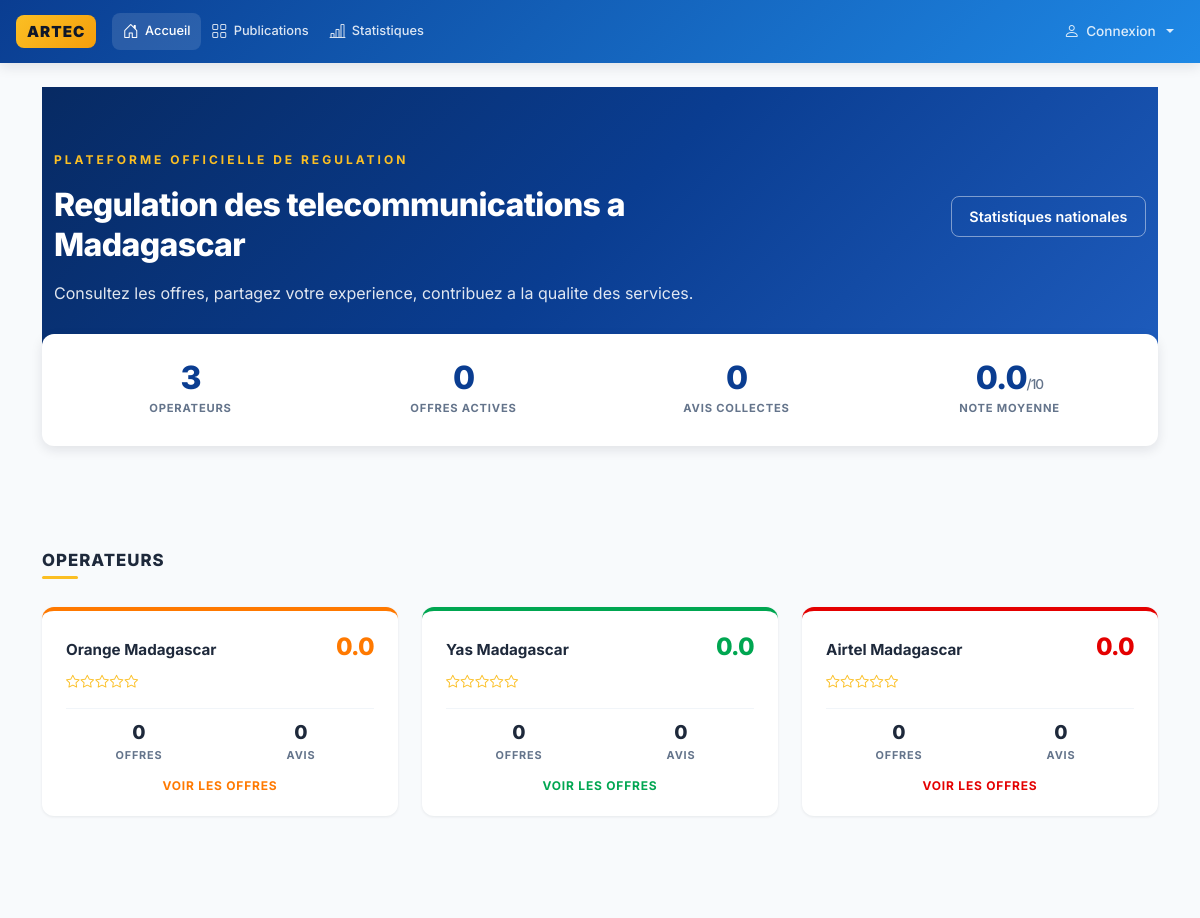
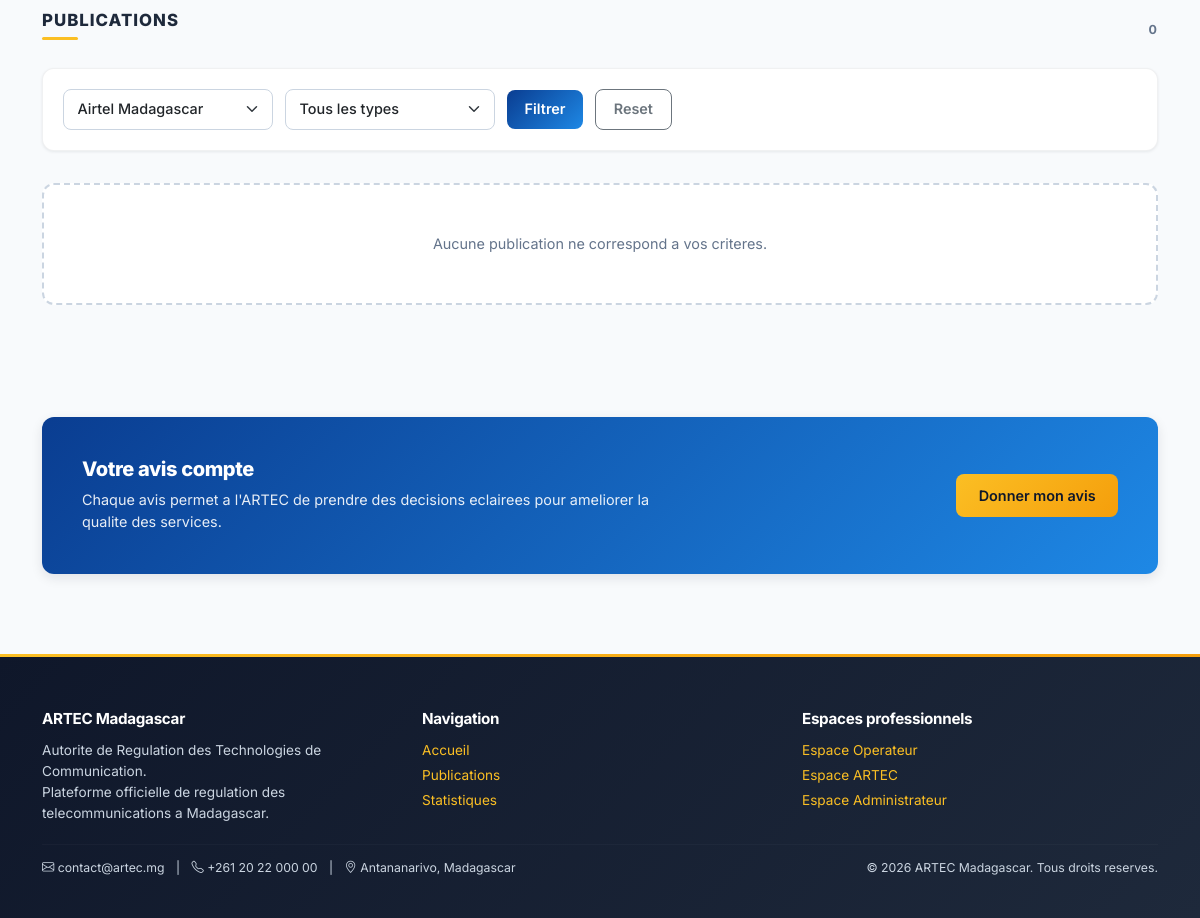
The page /visitor/index.php?op=airtel on the database its author committed (2 pictures, top to bottom).
### tables this page shows
CREATE TABLE `operateurs` (
  `id` INT UNSIGNED NOT NULL AUTO_INCREMENT,
  `nom` VARCHAR(100) NOT NULL,
  `slug` VARCHAR(50) NOT NULL,
  `logo` VARCHAR(255) DEFAULT NULL,
  `description` TEXT DEFAULT NULL,
  `couleur` VARCHAR(7) DEFAULT '#0d6efd',
  `site_web` VARCHAR(255) DEFAULT NULL,
  `actif` TINYINT(1) NOT NULL DEFAULT 1,
  `date_creation` TIMESTAMP NOT NULL DEFAULT CURRENT_TIMESTAMP,
  PRIMARY KEY (`id`),
  UNIQUE KEY `uk_slug` (`slug`)
);

### includes/functions.php (called while the page is built, shortened)
<?php
function e(?string $s): string {
    return htmlspecialchars($s ?? '', ENT_QUOTES | ENT_SUBSTITUTE, 'UTF-8');
}

### config/db.php (called while the page is built, shortened)
<?php
function db(): PDO {
    static $pdo = null;
    if ($pdo === null) {
        $dsn = 'mysql:host=' . DB_HOST . ';dbname=' . DB_NAME . ';charset=' . DB_CHARSET;
        $options = [
            PDO::ATTR_ERRMODE            => PDO::ERRMODE_EXCEPTION,
            PDO::ATTR_DEFAULT_FETCH_MODE => PDO::FETCH_ASSOC,
            PDO::ATTR_EMULATE_PREPARES   => false,
            PDO::ATTR_PERSISTENT         => false,
        ];
        try {
            $pdo = new PDO($dsn, DB_USER, DB_PASS, $options);
        } catch (PDOException $e) {
            if (defined('APP_ENV') && APP_ENV === 'local') {
                die('Erreur BDD : ' . $e->getMessage());
            }
            error_log('DB Error: ' . $e->getMessage());
            die('Une erreur technique est survenue.');
        }
    }
    return $pdo;
}

### visitor/index.php (the view, shortened to what this page needs)
<?php
require_once __DIR__ . '/../config/db.php';
require_once __DIR__ . '/../includes/functions.php';
$filterOp   = trim($_GET['op'] ?? '');
$operateurs = db()->query("
    SELECT o.*,
        (SELECT COUNT(*) FROM publications WHERE operateur_id = o.id AND publie = 1) AS nb_pub,
        (SELECT COUNT(*) FROM avis WHERE operateur_id = o.id AND publie = 1) AS nb_avis,
        (SELECT COALESCE(ROUND(AVG(note),1),0) FROM avis WHERE operateur_id = o.id AND publie = 1) AS note_moy
    FROM operateurs o
    WHERE o.actif = 1
    ORDER BY o.id
")->fetchAll();
$where  = ['p.publie = 1'];
$params = [];
if ($filterOp !== '') {
    $where[] = 'o.slug = ?';
    $params[] = $filterOp;
}
$whereSql = implode(' AND ', $where);
$stmt = db()->prepare("
    SELECT p.*, o.nom AS operateur_nom, o.slug AS operateur_slug, o.couleur AS operateur_couleur,
        COALESCE(AVG(a.note), 0) AS note_moyenne,
        COUNT(a.id) AS nb_avis
    FROM publications p
    INNER JOIN operateurs o ON o.id = p.operateur_id
    LEFT JOIN avis a ON a.operateur_id = p.operateur_id AND a.publie = 1
    WHERE $whereSql
    GROUP BY p.id
    ORDER BY p.created_at DESC
    LIMIT 9
");
$stmt->execute($params);
$publications = $stmt->fetchAll();
$stats = db()->query("
    SELECT
        (SELECT COUNT(*) FROM publications WHERE publie = 1) AS nb_pub,
        (SELECT COUNT(*) FROM avis WHERE publie = 1) AS nb_avis,
        (SELECT COALESCE(ROUND(AVG(note),1),0) FROM avis WHERE publie = 1) AS note_moy,
        (SELECT COUNT(*) FROM operateurs WHERE actif = 1) AS nb_op
")->fetch();
require_once __DIR__ . '/../includes/header.php';
?>
<section class="hero-strip">
    <div class="container">
        <div class="row align-items-center g-4">
            <div class="col-lg-8">
                <div class="hero-strip-label mb-3">Plateforme officielle de regulation</div>
                <h1 class="hero-strip-title mb-3">Regulation des telecommunications a Madagascar</h1>
                <p class="hero-strip-text mb-0">Consultez les offres, partagez votre experience, contribuez a la qualite des services.</p>
            </div>
            <div class="col-lg-4 text-lg-end mt-4 mt-lg-0">
                <a href="<?= e(BASE_URL) ?>visitor/statistiques.php" class="btn btn-hero-outline">
                    Statistiques nationales
                </a>
            </div>
        </div>
    </div>
</section>
<section class="container stats-strip">
    <div class="row g-0">
        <div class="col-6 col-md-3">
            <div class="stat-item">
                <div class="stat-value"><?= (int) $stats['nb_op'] ?></div>
                <div class="stat-label">Operateurs</div>
            </div>
        </div>
        <div class="col-6 col-md-3">
            <div class="stat-item">
                <div class="stat-value"><?= (int) $stats['nb_pub'] ?></div>
                <div class="stat-label">Offres actives</div>
            </div>
        </div>
        <div class="col-6 col-md-3">
            <div class="stat-item">
                <div class="stat-value"><?= (int) $stats['nb_avis'] ?></div>
                <div class="stat-label">Avis collectes</div>
            </div>
        </div>
        <div class="col-6 col-md-3">
            <div class="stat-item">
                <div class="stat-value"><?= number_format((float) $stats['note_moy'], 1) ?><span class="stat-unit">/10</span></div>
                <div class="stat-label">Note moyenne</div>
            </div>
        </div>
    </div>
</section>
<section class="container section-block">
    <div class="section-head">
        <h2 class="section-title">Operateurs</h2>
        <span class="section-line"></span>
    </div>
    <div class="row g-4">
        <?php foreach ($operateurs as $op): ?>
            <div class="col-md-4">
                <a href="?op=<?= e($op['slug']) ?>#publications" class="op-card text-decoration-none" style="--op-color: <?= e($op['couleur']) ?>;">
                    <div class="op-card-head">
                        <span class="op-card-name"><?= e($op['nom']) ?></span>
                        <span class="op-card-score"><?= number_format((float) $op['note_moy'], 1) ?></span>
                    </div>
                    <div class="op-card-stars">
                        <?php
                        $stars = round((float) $op['note_moy'] / 2);
                        for ($i = 1; $i <= 5; $i++) {
                            echo $i <= $stars ? '<i class="bi bi-star-fill"></i>' : '<i class="bi bi-star"></i>';
                        }
                        ?>
                    </div>
                    <div class="op-card-stats">
                        <div class="op-card-stat">
                            <span class="op-card-stat-val"><?= (int) $op['nb_pub'] ?></span>
                            <span class="op-card-stat-lbl">Offres</span>
                        </div>
                        <div class="op-card-stat">
                            <span class="op-card-stat-val"><?= (int) $op['nb_avis'] ?></span>
                            <span class="op-card-stat-lbl">Avis</span>
                        </div>
                    </div>
                    <div class="op-card-link">Voir les offres</div>
                </a>
            </div>
        <?php endforeach; ?>
    </div>
</section>
<section id="publications" class="container section-block">
    <div class="section-head section-head-between">
        <div>
            <h2 class="section-title">Publications</h2>
            <span class="section-line"></span>
        </div>
        <span class="section-count"><?= count($publications) ?></span>
    </div>
    <form method="get" action="#publications" class="filter-row">
        <select name="op" class="form-select form-select-sm filter-select">
            <?php foreach ($operateurs as $op): ?>
                <option value="<?= e($op['slug']) ?>" <?= $filterOp === $op['slug'] ? 'selected' : '' ?>>
                    <?= e($op['nom']) ?>
                </option>
            <?php endforeach; ?>
        </select>
        <select name="type" class="form-select form-select-sm filter-select">
            <option value="">Tous les types</option>
        </select>
        <button class="btn btn-sm btn-artec">Filtrer</button>
        <a href="<?= e(BASE_URL) ?>visitor/index.php#publications" class="btn btn-sm btn-outline-secondary">Reset</a>
    </form>
    <?php if (empty($publications)): ?>
        <div class="empty-state">
            Aucune publication ne correspond a vos criteres.
        </div>
    <?php endif; ?>
</section>
<section class="container section-block">
    <div class="cta-block">
        <div class="row align-items-center g-3">
            <div class="col-md-9">
                <h2 class="cta-title">Votre avis compte</h2>
                <p class="cta-text">Chaque avis permet a l'ARTEC de prendre des decisions eclairees pour ameliorer la qualite des services.</p>
            </div>
            <div class="col-md-3 text-md-end">
                <a href="#publications" class="btn btn-accent">Donner mon avis</a>
            </div>
        </div>
    </div>
</section>
<?php require_once __DIR__ . '/../includes/footer.php'; ?>

### rows shown on the page
operateurs: nom "Orange Madagascar", note_moy "0.0", nb_pub "0", nb_avis "0"
operateurs: nom "Yas Madagascar", note_moy "0.0", nb_pub "0", nb_avis "0"
operateurs: nom "Airtel Madagascar", note_moy "0.0", nb_pub "0", nb_avis "0"

### other values the page prints
$stats['nb_op'] "3"
$stats['nb_pub'] "0"
$stats['nb_avis'] "0"
$stats['note_moy'] "0.0"
count($publications) "0"
form field op "Airtel Madagascar"
